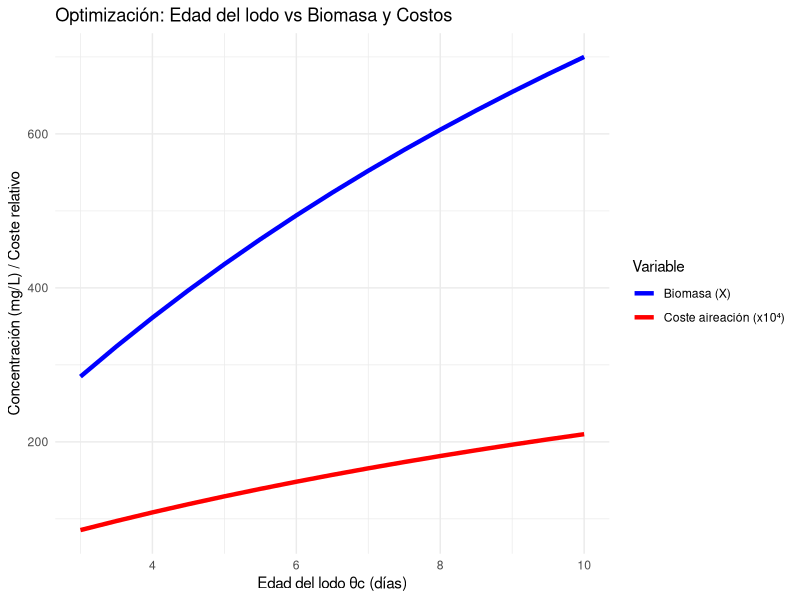
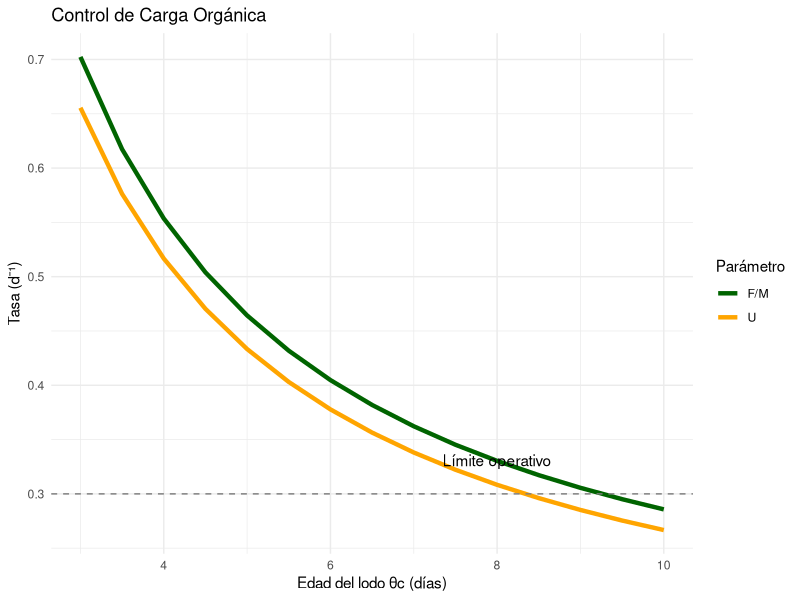

Here is the R script that generated these plots, in order:
## Autor: José Juan Torres Martínez  
# Doctorado en Ciencias en Bioprocesos  
# Laboratorio de Biotecnología Molecular de Células Vegetales y Bioinformática  
# ----------------------------------------------------------- -----------------------------------------------------------
# PROBLEMA: OPTIMIZACIÓN DE PLANTA DE LODOS ACTIVADOS
# CONTEXTO: 
# - Efluente con DBO5 inconsistente (20-50 mg/L, meta: <20 mg/L)
# - Producción excesiva de lodos (X = 2500-4000 mg SSV/L)
# - θc variable (3-8 días) por fallas en el control de purgas
# -----------------------------------------------------------
# LIBRERÍAS
library(ggplot2)  # Para gráficos profesionales
library(scales)   # Para formato de ejes

# -----------------------------------------------------------
# DATOS DE ENTRADA (Caso real reportado por operadores)
# -----------------------------------------------------------
datos <- list(
  Q = 4000,           # Caudal (m³/día)
  V = 6000,           # Volumen reactor (m³)
  S0 = 300,           # DBO5 influente (mg/L)
  S_efluente = 20,    # DBO5 efluente deseada (mg/L)
  S_actual = 35,      # DBO5 efluente actual (mg/L, variable)
  X = 3000,           # Biomasa en reactor (mg SSV/L)
  Xr = 8000,          # Biomasa en recirculación (mg SSV/L)
  R = 0.5,            # Razón de recirculación (Qr/Q)
  um = 3.0,           # Tasa máxima crecimiento (d⁻¹)
  Ks = 60,            # Constante de saturación (mg/L)
  Y = 0.6,            # Coeficiente de rendimiento (mg SSV/mg DBO5)
  kd = 0.06,          # Coeficiente de decaimiento (d⁻¹)
  coste_aireacion = 0.15  # €/m³ de aire
)

# 1. Cálculo de parámetros clave
calcular_parametros <- function(datos) {
  theta <- datos$V / datos$Q  # HRT (días)
  mu <- datos$um * (datos$S_actual / (datos$Ks + datos$S_actual))  # Tasa crecimiento
  theta_c <- 1 / (mu - datos$kd)  # Edad del lodo
  
  F_M <- datos$S0 / (theta * datos$X)  # Relación alimento/microorganismos
  U <- (datos$S0 - datos$S_actual) / (theta * datos$X)  # Tasa utilización
  eficiencia <- (datos$S0 - datos$S_actual) / datos$S0 * 100  # % remoción DBO5
  
  return(list(
    theta = theta,
    theta_c = theta_c,
    F_M = F_M,
    U = U,
    eficiencia = eficiencia
  ))
}

# 2. Simulación de escenarios
simular_escenarios <- function(datos, theta_c_range = seq(3, 10, 0.5)) {
  resultados <- data.frame(
    theta_c = theta_c_range,
    X_sim = numeric(length(theta_c_range)),
    F_M_sim = numeric(length(theta_c_range)),
    U_sim = numeric(length(theta_c_range)),
    coste_aireacion = numeric(length(theta_c_range))
  )
  
  for (i in seq_along(theta_c_range)) {
    X_calc <- (datos$Y * (datos$S0 - datos$S_efluente) * theta_c_range[i]) /
      (datos$V/datos$Q * (1 + datos$kd * theta_c_range[i]))
    
    resultados$X_sim[i] <- X_calc
    resultados$F_M_sim[i] <- datos$S0 / (datos$V/datos$Q * X_calc)
    resultados$U_sim[i] <- (datos$S0 - datos$S_efluente) / (datos$V/datos$Q * X_calc)
    resultados$coste_aireacion[i] <- X_calc * 0.0002 * datos$coste_aireacion  # Modelo simplificado
  }
  
  return(resultados)
}

# Ejecutar cálculos
parametros <- calcular_parametros(datos)
escenarios <- simular_escenarios(datos)

# Gráfico 1: Efecto de θc en la biomasa y costos
g1 <- ggplot(escenarios, aes(x = theta_c)) +
  geom_line(aes(y = X_sim, color = "Biomasa (X)"), linewidth = 1.5) +
  geom_line(aes(y = coste_aireacion * 10000, color = "Coste aireación (x10⁴)"), linewidth = 1.5) +
  labs(title = "Optimización: Edad del lodo vs Biomasa y Costos",
       x = "Edad del lodo θc (días)",
       y = "Concentración (mg/L) / Coste relativo",
       color = "Variable") +
  scale_color_manual(values = c("Biomasa (X)" = "blue", "Coste aireación (x10⁴)" = "red")) +
  theme_minimal()

# Gráfico 2: Relación F/M y eficiencia
g2 <- ggplot(escenarios, aes(x = theta_c)) +
  geom_line(aes(y = F_M_sim, color = "F/M"), linewidth = 1.5) +
  geom_line(aes(y = U_sim, color = "U"), linewidth = 1.5) +
  geom_hline(yintercept = 0.3, linetype = "dashed", color = "gray50") +
  annotate("text", x = 8, y = 0.32, label = "Límite operativo", vjust = -0.5) +
  labs(title = "Control de Carga Orgánica",
       x = "Edad del lodo θc (días)",
       y = "Tasa (d⁻¹)",
       color = "Parámetro") +
  scale_color_manual(values = c("F/M" = "darkgreen", "U" = "orange")) +
  theme_minimal()

# DIAGNÓSTICO AUTOMATIZADO
generar_recomendaciones <- function(parametros, datos) {
  cat("\nDIAGNÓSTICO DE LA PLANTA:\n")
  cat("----------------------------------------\n")
  cat(sprintf("EFICIENCIA ACTUAL: %.1f%% (Meta >90%%)\n", parametros$eficiencia))
  cat(sprintf("RELACIÓN F/M: %.2f d⁻¹ (Óptimo 0.2-0.6)\n", parametros$F_M))
  cat(sprintf("EDAD DEL LODO: %.1f días\n", parametros$theta_c))
  
  if (parametros$eficiencia < 90) {
    cat("\n⚠️ PROBLEMA: Eficiencia insuficiente\n")
    if (parametros$F_M > 0.6) {
      cat(" - Causa probable: Sobrecarga orgánica (F/M alto)\n")
      optimal_theta_c <- escenarios$theta_c[which.min(abs(escenarios$F_M_sim - 0.4))]
      cat(" - SOLUCIÓN: Aumentar θc a", round(optimal_theta_c, 1), "días\n")
    } else if (parametros$theta_c < 5) {
      cat(" - Causa probable: Edad del lodo insuficiente\n")
      cat(" - SOLUCIÓN: Reducir purgas para aumentar θc a 5-7 días\n")
    }
  } else {
    cat("\n✅ SISTEMA DENTRO DE PARÁMETROS ÓPTIMOS\n")
  }
  
  # Recomendación de ahorro energético
  optimal_row <- escenarios[which.min(escenarios$coste_aireacion), ]
  cat(sprintf("\n💡 OPORTUNIDAD: Reducir costes un %.0f%% ajustando θc a %.1f días\n",
              (1 - min(escenarios$coste_aireacion)/max(escenarios$coste_aireacion)) * 100,
              optimal_row$theta_c))
}

# EJECUCIÓN Y REPORTE
cat("========================================\n")
cat(" INFORME TÉCNICO: OPTIMIZACIÓN DE LODOS ACTIVADOS\n")
cat("========================================\n")

print(g1)
print(g2)
generar_recomendaciones(parametros, datos)

cat("\n----------------------------------------\n")
cat("Resumen de parámetros actuales:\n")
cat(sprintf("- HRT (θ): %.2f días\n", parametros$theta))
cat(sprintf("- Edad del lodo (θc): %.1f días\n", parametros$theta_c))
cat(sprintf("- F/M: %.2f d⁻¹\n", parametros$F_M))
cat(sprintf("- U: %.2f d⁻¹\n", parametros$U))
